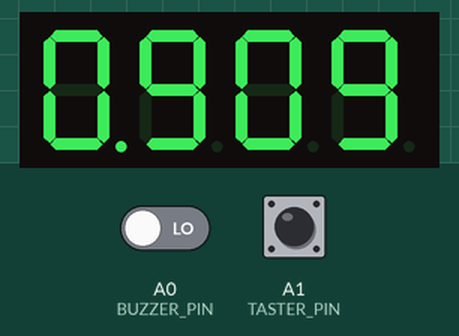
Recording of a sketch running on a simulated Arduino Uno, built with avr-gcc and run on an emulated ATmega328P. Shown: 4-digit seven-segment display. The test bench sets the inputs (shaded band); at power-on: A0 (BUZZER_PIN) LOW, A1 (TASTER_PIN) HIGH.

Above: at 1.2 s.
1.3 s: A0 (BUZZER_PIN) driven HIGH
At 2.91 s:
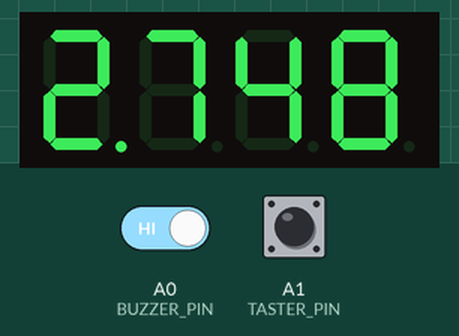
4.2 s: A0 (BUZZER_PIN) driven LOW
At 5.97 s:
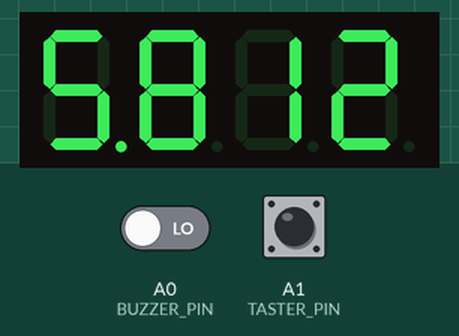
Timing chart, 0 to 7.5 s (numbered marks = the images above; inputs shaded):
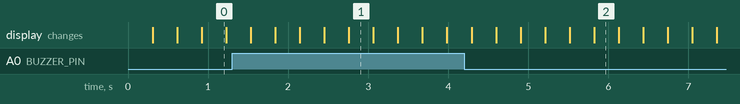

The sketch:

clmbingstopwatch.ino
```cpp
/*
 * Code for the climbing stop watch.
 * 7-segment display info: http://thomas.bibby.ie/using-the-kyx-5461as-4-digit-7-segment-led-display-with-arduino/
 * Pin assignment in XLSX file in repo
 */

#include <SevenSeg.h>
// 7seg pinout: A:12, B:8, C:4, D:6, E:7, F:11, G:A2
SevenSeg disp(12, 8, 4, 6, 7, 11, A2);
const int numOfDigits = 4;
// 7seg pinout: Seg1:13, Seg2:10, Seg3:9, Seg4:2
int digitPins[numOfDigits] = {13, 10, 9, 2};

volatile long start = -1;
long Zeit = 0;
float i = 0;
#define BOUNCE 500

#define PEDAL_PIN 3
#define TASTER_PIN A1
#define BUZZER_PIN A0

void setup() {
  disp.setDigitPins(numOfDigits, digitPins);
  Serial.begin(9600);
  attachInterrupt(PEDAL_PIN, pedal, FALLING);
   disp.setCommonCathode(); // common cathode display
   disp.setDPPin(5);
}

void loop()
{
  if (digitalRead(BUZZER_PIN) == HIGH)
  {
    if (start != -1)
    {
      Zeit = millis() - start;
      Serial.println(Zeit);
    }
  }
  disp.write((millis() - start) / 1000.0);
  if(digitalRead(TASTER_PIN) == LOW)
  {

  }
}

void pedal() {
  if (millis() - start > BOUNCE) {
    start = millis();
  }
}
```
